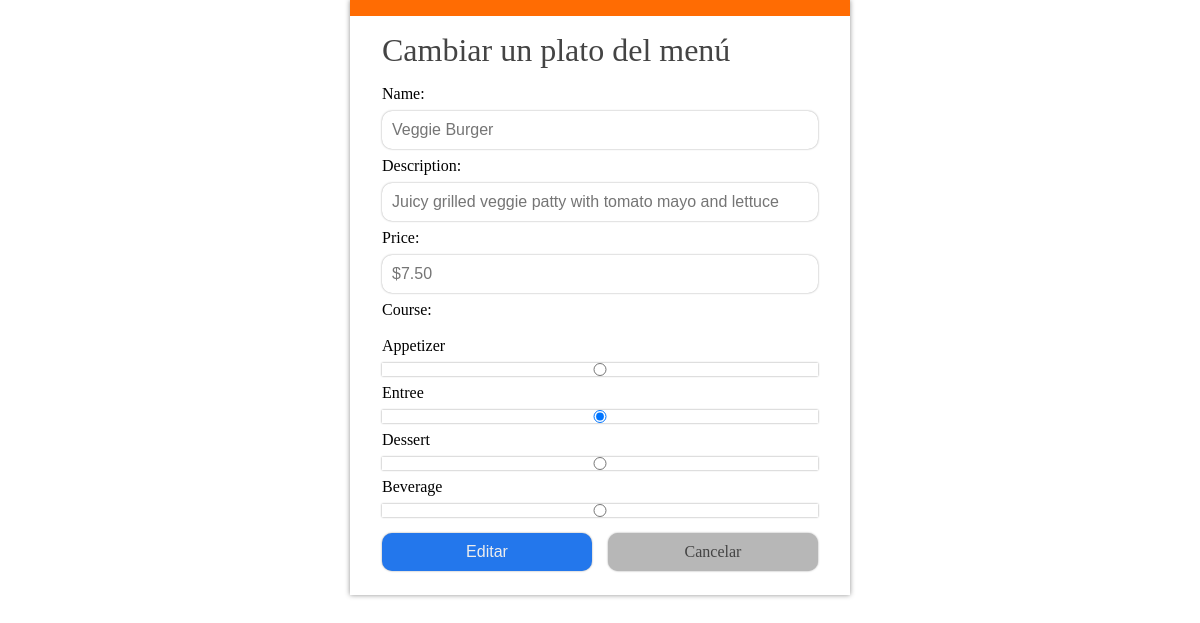
/restaurant/1/menu/1/edit, run on an earlier commit of the app's database.
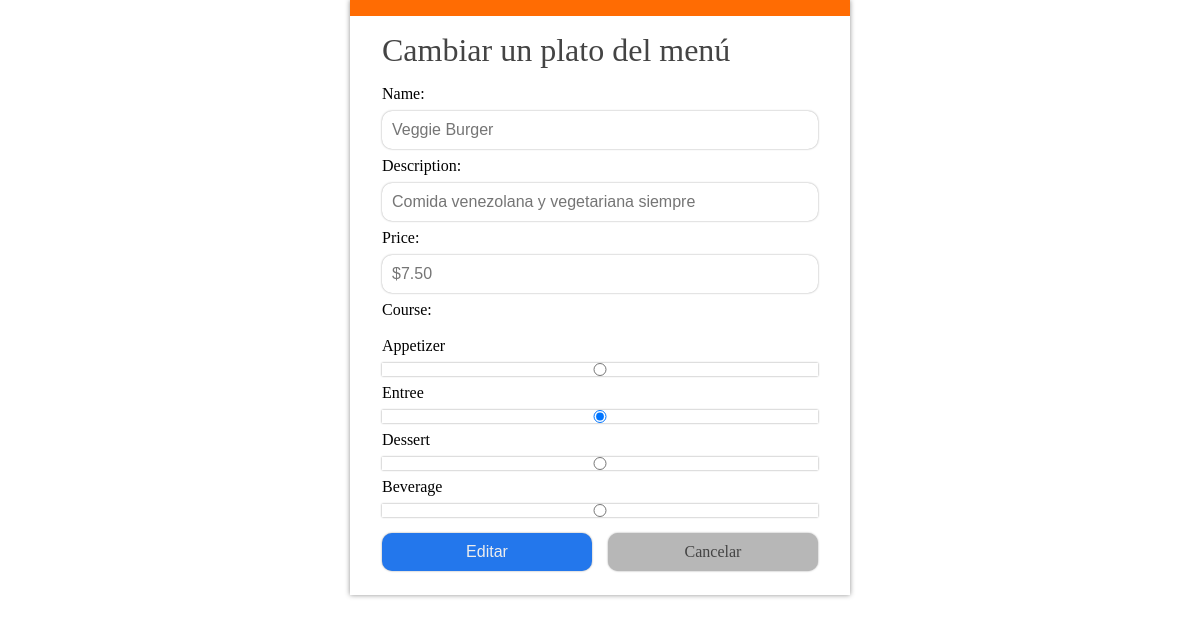
And on a later commit of the database.
### el finalfinal proyecto/database_setup.py (models this page shows, shortened)
class MenuItem(Base):
    __tablename__ = 'menu_item'
    name = Column(String(80), nullable=False)
    id = Column(Integer, primary_key=True)
    description = Column(String(250))
    price = Column(String(8))
    course = Column(String(250))
    restaurant_id = Column(Integer, ForeignKey('restaurant.id'))
    restaurant = relationship(Restaurant)

### el finalfinal proyecto/finalproject.py (the view)
@app.route('/restaurant/<int:restaurant_id>/menu/<int:menu_id>/edit',
           methods=['GET', 'POST'])
def editMenuItem(restaurant_id, menu_id):
    DBSession = sessionmaker(bind=engine)
    session = DBSession()
    editedItem = session.query(MenuItem).filter_by(id=menu_id).one()
    if request.method == 'POST':
        if request.form['name']:
            editedItem.name = request.form['name']
        if request.form['description']:
            editedItem.description = request.form['description']
        if request.form['price']:
            editedItem.price = request.form['price']
        if request.form['course']:
            editedItem.course = request.form['course']
        session.add(editedItem)
        session.commit()
        print("funcionó")
        return redirect(url_for('showMenu', restaurant_id=restaurant_id))
    else:
        return render_template(
            'editmenuitem.html', restaurant_id=restaurant_id, menu_id=menu_id, item=editedItem)

### el finalfinal proyecto/templates/editmenuitem.html (shortened to what this page needs)
<!DOCTYPE html>
<html lang="en">
<head>
	<link rel=stylesheet type=text/css href="{{ url_for('static', filename='edit.css') }}">
</head>
<body>
	<form action="#" method = 'post'>
	<h1> Cambiar un plato del menú </h1>
	<p>Name:</p>
		<input type ='text' size='30' name='name' placeholder = '{{item.name }}'>
	<p>Description:</p>
		<input type ='text' size='30' name='description' placeholder = '{{item.description}}'>
	<p>Price:</p>
		<input type ='text' size='30' name='price' placeholder = '{{item.price}}'>
	<p>Course:<p><br>
	{% if item.course == 'Appetizer' %}
	Appetizer
		<input type ='radio' name='course' value='Appetizer'checked>
	{%else%}
	Appetizer
	<input type ='radio' name='course' value='Appetizer'>
	{% endif %}
	{% if item.course == 'Entree' %}
	Entree
	<input type ='radio' name='course' value='Entree' checked>
	{%else%}
	Entree
		<input type ='radio' name='course' value='Entree'>
	{% endif %}
	{% if item.course == 'Dessert'%}
	Dessert
		<input type ='radio' name='course' value='Dessert'checked>
	{% else %}
	Dessert
	   <input type ='radio' name='course' value='Dessert'>
	{% endif %}
	{%if item.course =='Beverage'%}
	Beverage
		<input type ='radio' name='course' value='Beverage'checked>
	{% else %}
	Beverage
		<input type ='radio' name='course' value='Beverage'>
	{% endif %}
	<div class="botones">
		<input type='submit' value='Editar'>
		<a href='{{url_for('showRestaurants')}}'>Cancelar</a>
	</div>
	</form>
</body>
</html>

What changed in the data, as far as the page shows it:
changed MenuItem "Veggie Burger": description "Juicy grilled veggie patty with tomato mayo and lettuce" → "Comida venezolana y vegetariana siempre"
